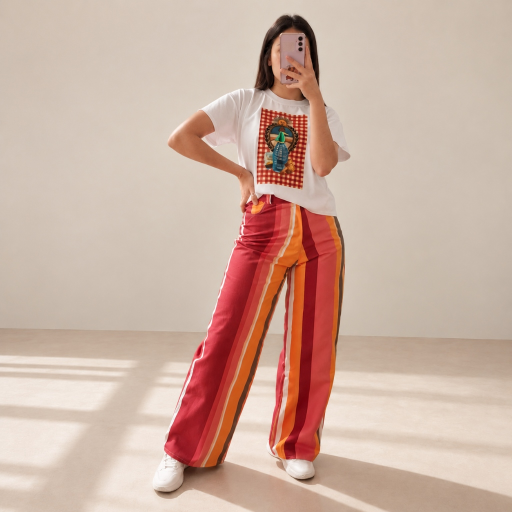
#> input picture assets/product-sunset-stripes.jpg, 1024 x 1024 px, found by its file name (shown at 1/2 size)
$ python generate_hero_v2.py
#> lines starting #> are read from the running program, lines starting #| are printed output that depends on the picture
from PIL import Image, ImageFilter
import numpy as np

# Load source image
prod = Image.open("assets/product-sunset-stripes.jpg")
#> prod is the input picture: PIL image 1024x1024 RGB; mean R, G, B 204.5, 175.9, 162
pw, ph = prod.size

# Target canvas: 1920 x 1080
canvas_w, canvas_h = 1920, 1080

# Target model size: 980px tall, positioned on the right
target_h = 980
scale = target_h / ph
target_w = int(pw * scale)

scaled_prod = prod.resize((target_w, target_h), Image.Resampling.LANCZOS)
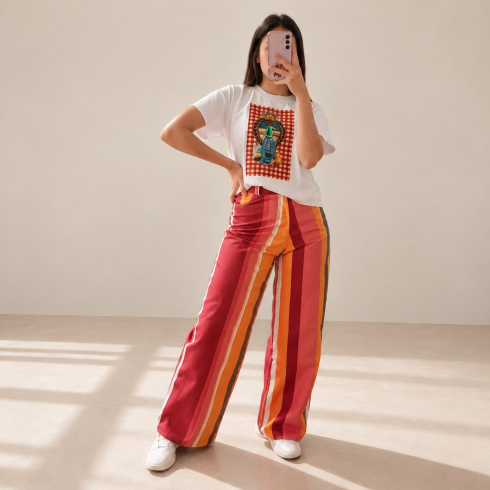
#> scaled_prod: PIL image 980x980 RGB (shown at 1/2 size); mean R, G, B 204.5, 175.9, 162

# Position model
model_x = canvas_w - target_w - 60  # 1920 - 980 - 60 = 880
model_y = 60

# Let's inspect the exact colors of scaled_prod along its left column
# for smooth matching
left_strip = np.array(scaled_prod)[:, :30, :] # shape (980, 30, 3)
left_col_profile = left_strip.mean(axis=1)    # shape (980, 3)
#> left_col_profile = 980 rows, first 8: [205.7, 190, 175.5], [205.7, 190, 175.5], [205.4, 189.7, 175.2], [205.8, 190.1, 175.6], [205.9, 190.1, 175.6], [206.2, 190.4, 175.9], [206.1, 190.2, 175.8], [206.1, 190.2, 175.9]

# Create background array
bg_arr = np.zeros((canvas_h, canvas_w, 3), dtype=np.float32)

# Top wall (above model_y)
top_wall_color = left_col_profile[0]
#> top_wall_color = [205.7, 190, 175.5]
for y in range(model_y):
    bg_arr[y, :] = top_wall_color
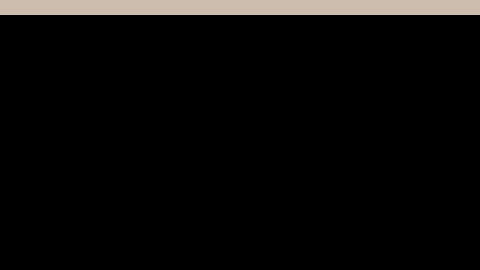
#> bg_arr: shape (1080, 1920, 3) float32 (shown at 1/4 size); mean of channels 0, 1, 2 11.4, 10.6, 9.8; drawn as R, G, B

# Model height zone
for y in range(target_h):
    canvas_y = model_y + y
    col = left_col_profile[y]
    bg_arr[canvas_y, :] = col
#> this loop made 980 passes
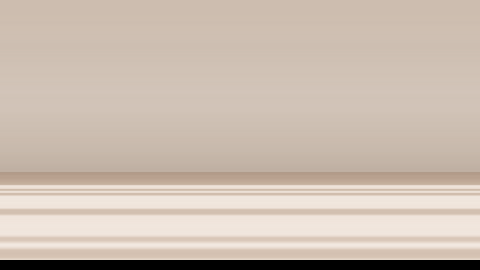
#> bg_arr: shape (1080, 1920, 3) float32 (shown at 1/4 size); mean of channels 0, 1, 2 204, 188.3, 177.6; drawn as R, G, B

# Bottom zone (below model)
bottom_floor_color = left_col_profile[-1]
#> bottom_floor_color = [228.9, 214.9, 202.4]
for y in range(model_y + target_h, canvas_h):
    bg_arr[y, :] = bottom_floor_color
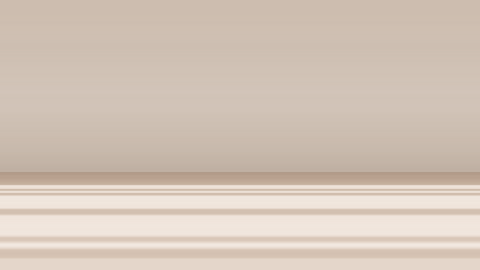
#> bg_arr: shape (1080, 1920, 3) float32 (shown at 1/4 size); mean of channels 0, 1, 2 212.3, 196.6, 184.7; drawn as R, G, B

# Now add soft luxury studio lighting gradient:
# Subtle warm sunlight coming from top-right / window
y_coords, x_coords = np.mgrid[0:canvas_h, 0:canvas_w]

# Convert to uint8 Image
bg_img = Image.fromarray(np.clip(bg_arr, 0, 255).astype(np.uint8))
# Slight horizontal blur to make the background perfectly smooth
bg_img = bg_img.filter(ImageFilter.GaussianBlur(radius=8))

# Subtle floor blinds shadow to give depth to the atelier floor
shadow_arr = np.zeros((canvas_h, canvas_w, 4), dtype=np.uint8)
horizon_y = model_y + int(640 * scale)

for y in range(horizon_y - 20, canvas_h):
    for x in range(0, model_x + 100):
        # Angle of blinds shadow
        phase = (y * 1.8 - x * 0.45) * 0.04
        band = np.sin(phase)
        if band > 0.3:
            fade_x = max(0.0, 1.0 - (x / (model_x + 80)))
            fade_y = min(1.0, (y - (horizon_y - 20)) / 150.0)
            alpha = int(14 * fade_x * fade_y * (band - 0.3) / 0.7)
            shadow_arr[y, x] = [45, 35, 25, alpha]

shadow_img = Image.fromarray(shadow_arr, mode="RGBA")
bg_img = Image.alpha_composite(bg_img.convert("RGBA"), shadow_img).convert("RGB")

# Alpha mask for model blending
alpha_mask = Image.new("L", (target_w, target_h), 255)
#> alpha_mask: PIL image 980x980 L; every value is 255
mask_arr = np.full((target_h, target_w), 255, dtype=np.uint8)

# Smooth cosine ramp on left edge
ramp_w = 200
for x in range(ramp_w):
    val = int(255 * (0.5 - 0.5 * np.cos(np.pi * x / ramp_w)))
    mask_arr[:, x] = val

# Soft edges on top and bottom (20px)
for y in range(25):
    val = int(255 * (y / 25))
    mask_arr[y, :] = np.minimum(mask_arr[y, :], val)
for y in range(25):
    val = int(255 * (y / 25))
    mask_arr[target_h - 1 - y, :] = np.minimum(mask_arr[target_h - 1 - y, :], val)

alpha_mask = Image.fromarray(mask_arr, mode="L")
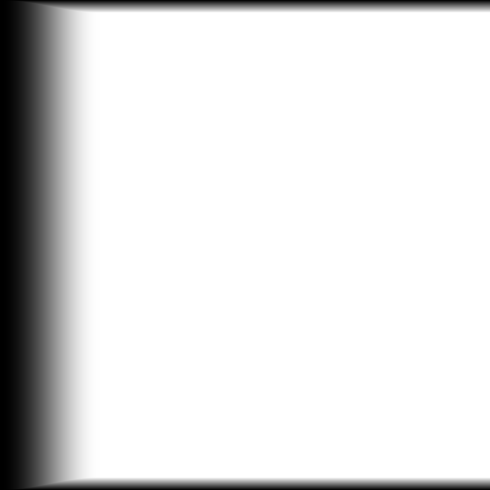
#> alpha_mask: PIL image 980x980 L (shown at 1/2 size); min 0, max 255, mean 222.8

# Paste scaled model
bg_img.paste(scaled_prod, (model_x, model_y), alpha_mask)
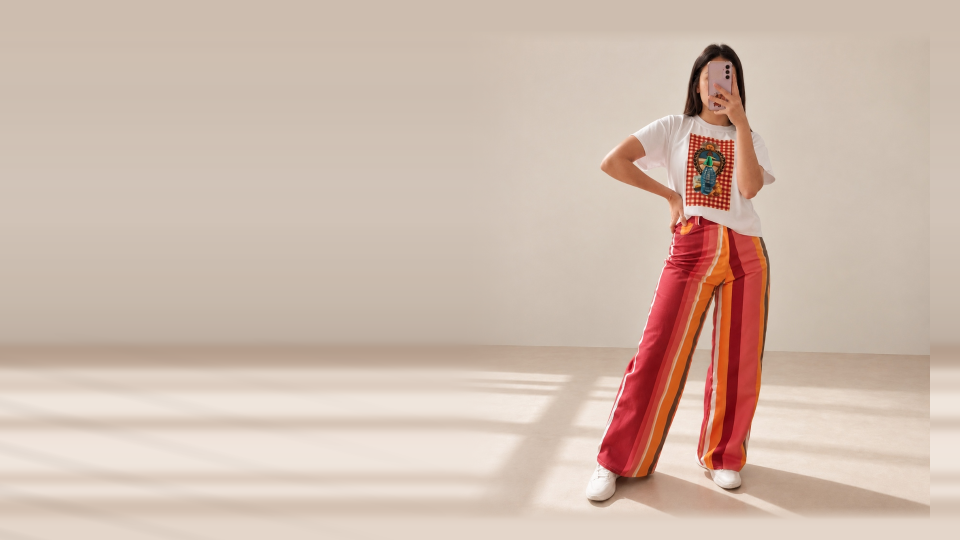
#> bg_img: PIL image 1920x1080 RGB (shown at 1/2 size); mean R, G, B 208.1, 186.9, 173.7

# Save both to test and overwrite assets/hero-sunset-desktop.jpg
bg_img.save("scratch/test_hero_desktop_v2.jpg", quality=95)
bg_img.save("assets/hero-sunset-desktop.jpg", quality=95)
print("Successfully generated assets/hero-sunset-desktop.jpg!")

$ run again, with assets/about-atelier.jpg copied over assets/product-sunset-stripes.jpg
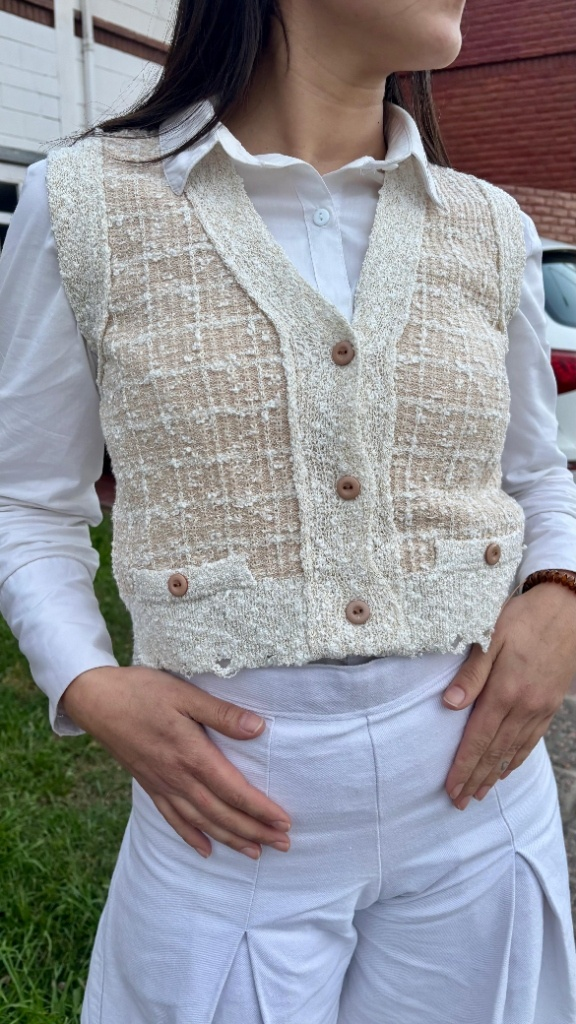
#> input picture assets/about-atelier.jpg, 576 x 1024 px, found by its file name
#> prod is the input picture: PIL image 576x1024 RGB; mean R, G, B 147, 147.2, 153
#> left_col_profile = 980 rows, first 8: [51.67, 36.97, 36.97], [50.73, 35.77, 35.67], [52.13, 37.2, 36.2], [56.5, 41.17, 39.8], [62.3, 46.33, 43.83], [68.3, 51.3, 48.3], [72.6, 54.47, 50.4], [74.5, 55.57, 52]
#> top_wall_color = [51.67, 36.97, 36.97]
#> after the loop `for y in range(model_y):`:
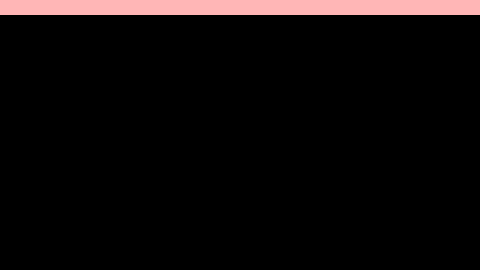
#> bg_arr: shape (1080, 1920, 3) float32 (shown at 1/4 size); mean of channels 0, 1, 2 2.9, 2.1, 2.1; drawn with min black and max white
#> the loop `for y in range(target_h):` made 980 passes
#> bottom_floor_color = [35.07, 65.57, 16.63]
#> `bg_img.paste(scaled_prod, (model_x, model_y), alpha_mask)`:
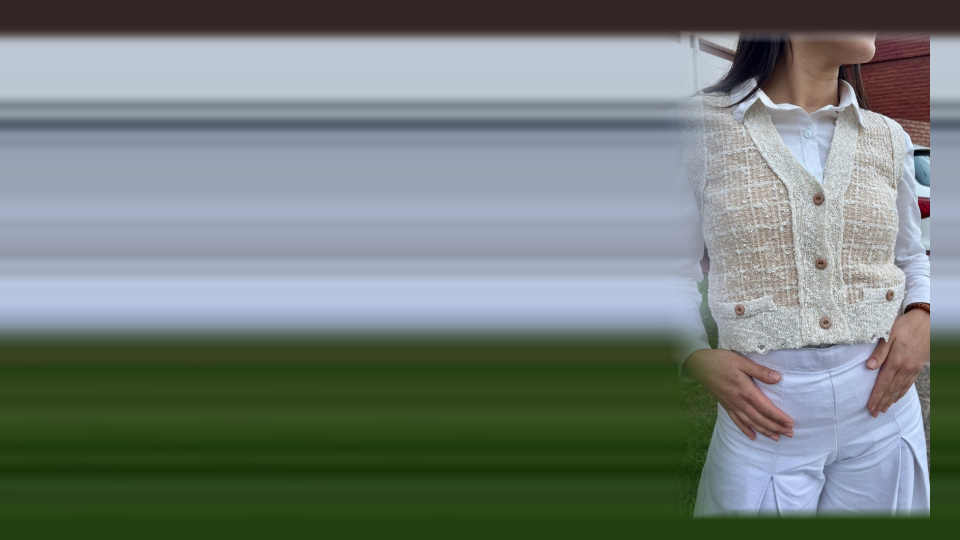
#> bg_img: PIL image 1920x1080 RGB (shown at 1/2 size); mean R, G, B 115.2, 125.8, 121.4

$ run again, with assets/chaleco-denim-indigo.jpg copied over assets/product-sunset-stripes.jpg
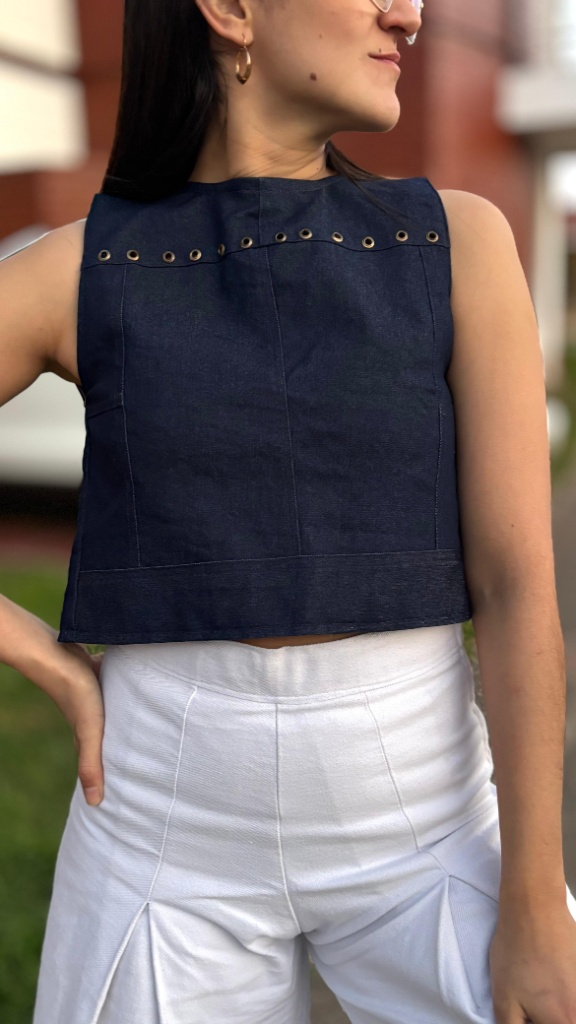
#> input picture assets/chaleco-denim-indigo.jpg, 576 x 1024 px, found by its file name
#> prod is the input picture: PIL image 576x1024 RGB; mean R, G, B 121.7, 108.2, 105.3
#> left_col_profile = 980 rows, first 8: [254.8, 248.2, 216.4], [254.8, 247.9, 216.1], [254.7, 247.8, 215.9], [254.6, 247.7, 215.9], [254.7, 247.8, 216], [254.7, 248, 216.1], [254.9, 248.2, 216.4], [254.9, 248.4, 216.5]
#> top_wall_color = [254.8, 248.2, 216.4]
#> after the loop `for y in range(model_y):`:
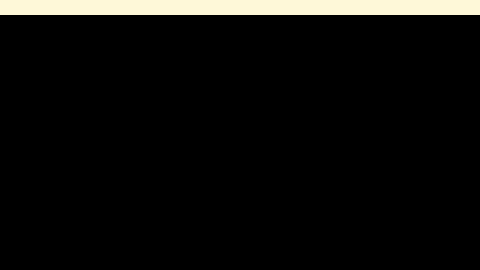
#> bg_arr: shape (1080, 1920, 3) float32 (shown at 1/4 size); mean of channels 0, 1, 2 14.1, 13.8, 12; drawn as R, G, B
#> the loop `for y in range(target_h):` made 980 passes
#> bottom_floor_color = [45.53, 59.4, 26.27]
#> `bg_img.paste(scaled_prod, (model_x, model_y), alpha_mask)`:
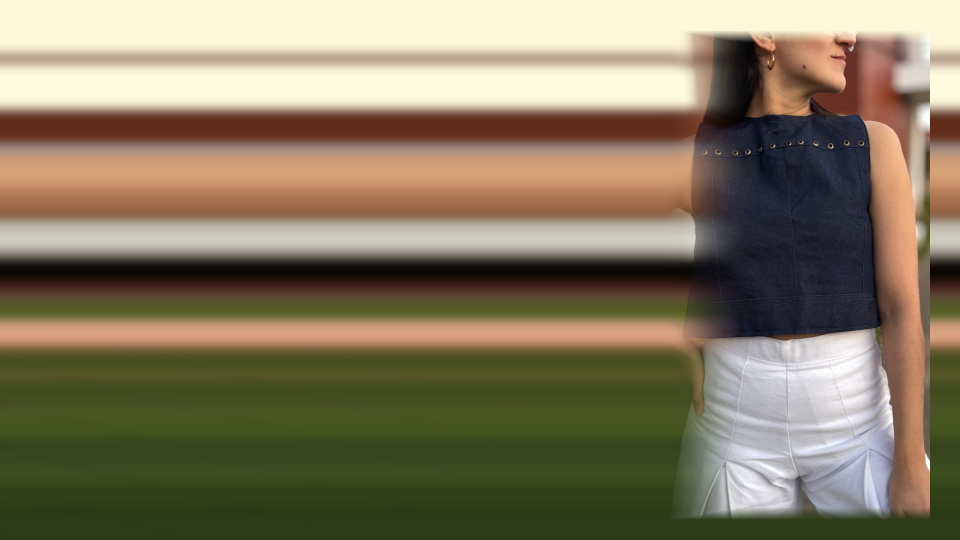
#> bg_img: PIL image 1920x1080 RGB (shown at 1/2 size); mean R, G, B 131.9, 120.6, 95.1
